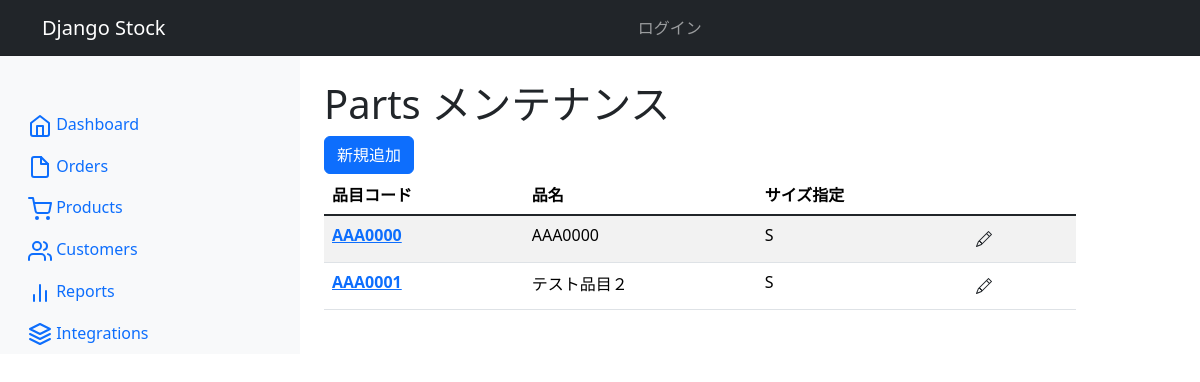
/stocks/parts_browse/, run on an earlier commit of the app's database.
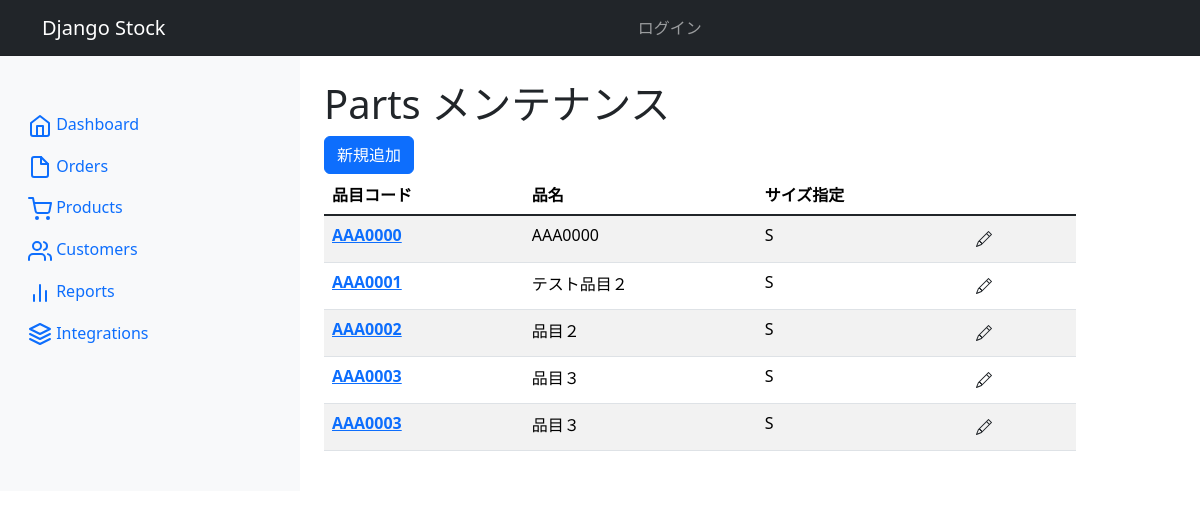
And on a later commit of the database.
### stocks/models.py (models this page shows, shortened)
class Parts(models.Model):
    code = models.CharField('品目コード', max_length=8)
    name = models.TextField('品目名', blank=False)
    sizeType = models.CharField('棚入れ考慮用サイズ', max_length=1, default='S',null=False)
    created_by = models.ForeignKey(settings.AUTH_USER_MODEL,
                                  verbose_name="作成者",
                                  on_delete=models.CASCADE)
    created_at = models.DateTimeField("投稿日", auto_now_add=True)
    updated_at = models.DateTimeField("更新日", auto_now=True)

### stocks/views_s/parts.py (the view)
# urls.py: path("parts_browse/", views_s.parts.parts_browse, name="parts_browse"),
def parts_browse(request):
    parts = Parts.objects.all()
    context = { "parts": parts }
    return render(request, "parts/parts_browse.html",context)

### stocks/templates/parts/parts_browse.html (shortened to what this page needs)
{% extends "base.html" %}
{% block main %}
<div class="welcome">
  <h1 class="title">Parts メンテナンス</h1>
  <a class="btn btn-primary" href="{% url 'parts_new' %}">
      新規追加</a>
</div>
{% if parts %}
    <table class="table table-striped">
    <thead>
    <tr>
        <th>品目コード</th>
        <th>品名</th>
        <th>サイズ指定</th>
        <th></th>
    </tr>
    </thead>
    <tbody class="table-group-divider">
    {% for part in parts %}
    <tr>
        <th><a href="{% url 'parts_detail' part.id %}">
                {{ part.code }} </a></th>
        <td>{{ part.name}} </td>
        <td>{{ part.sizeType}} </td>
        <td>
            <a class="btn btn" href="{% url 'parts_detail' part.id %}">
<div>
</div>
            </a>
        </td>
    </tr>
    {% endfor %}
    </tbody>
    </table>
{% else %}
    <p> 品目未登録 </p>
{% endif %}
{% endblock %}

What changed in the data, as far as the page shows it:
added Parts: code "AAA0002", name "品目２", sizeType "S"
added Parts: code "AAA0003", name "品目３", sizeType "S"
added Parts: code "AAA0003", name "品目３", sizeType "S"
